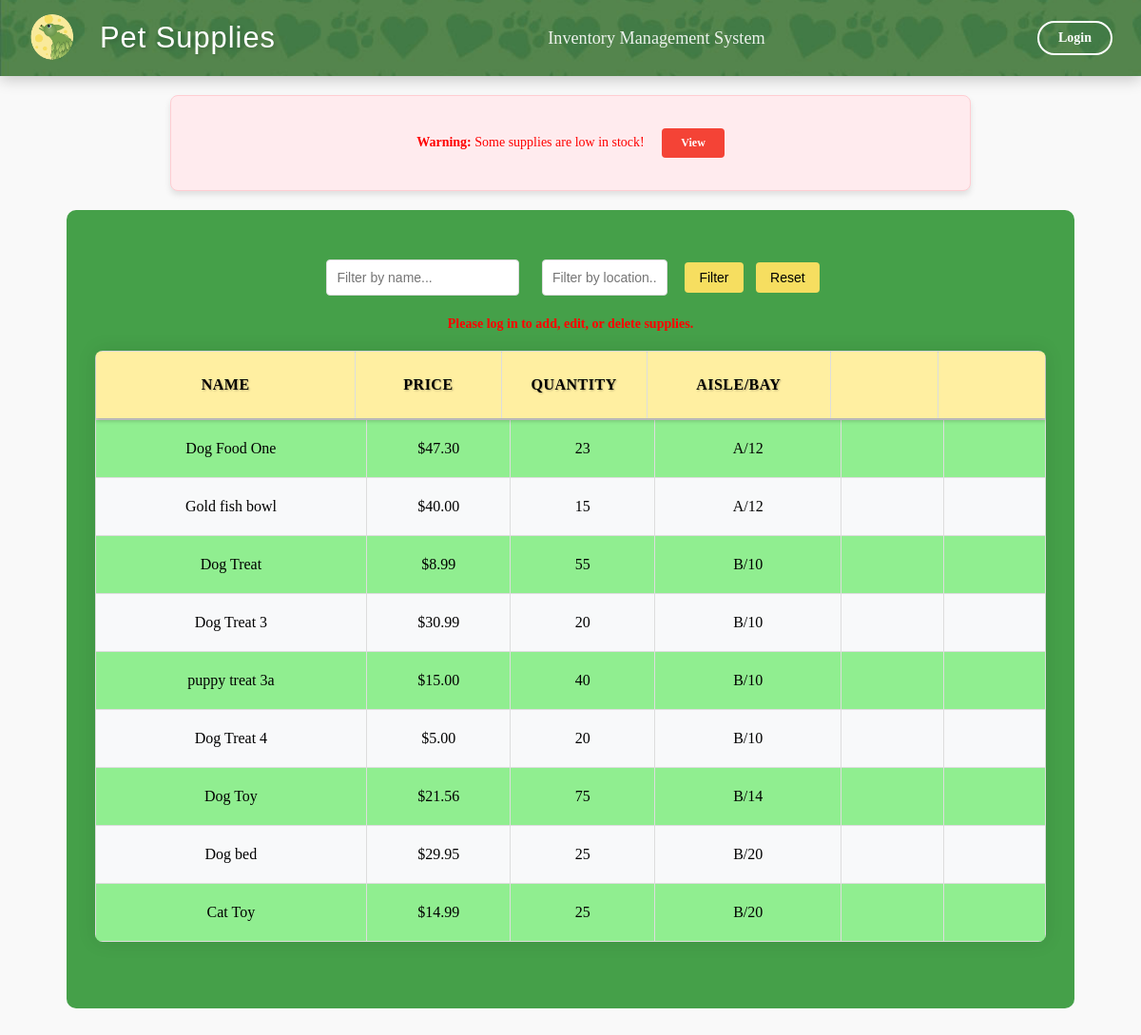
The page / on the database its author committed.
### inventory/models.py (models this page shows, shortened)
class Supply(models.Model):
    name = models.CharField(max_length=255, primary_key=True)
    price = models.FloatField()
    quantity = models.IntegerField()
    location = models.CharField(max_length=255)
    reorder_point = models.PositiveIntegerField(default=5)
    deleted = models.BooleanField(default=False)

### inventory/views.py (the view, shortened to what this page needs)
# urls.py: path('', views.index, name='index'),
def index(request):
    location_query = request.GET.get('location', '')
    name_query = request.GET.get('name', '')
    low_stock = request.GET.get('low_stock', False)
    sort_by = request.GET.get('sort', 'location')
    order = request.GET.get('order', 'asc')
    if order == 'desc':
        sort_by = '-' + sort_by
    supplies = Supply.objects.all()
    if low_stock:
        supplies = supplies.filter(quantity__lt=6)
    if location_query:
        supplies = supplies.filter(location__icontains=location_query)
    if name_query:
        supplies = supplies.filter(name__icontains=name_query)
    supplies = supplies.order_by(sort_by)
    low_stock_items = Supply.objects.filter(quantity__lte=models.F('reorder_point'))
    low_stock_items_exist = low_stock_items.exists()
    if 'added_supplies' in request.session:
        del request.session['added_supplies']
    context = {
        'supplies': supplies,
        'low_stock_items': low_stock_items,
        'location_query': location_query,
        'name_query': name_query,
        'low_stock_items_exist': low_stock_items_exist,
        'sort_by': sort_by,
        'order': order,
    }
    return render(request, 'inventory/index.html', context)

### inventory/templates/inventory/index.html (shortened to what this page needs)
{% extends 'inventory/base.html' %}
{% block content %}
{% if low_stock_items %}
    <div class="warning">
        <p style="color: red;"><strong>Warning:</strong> Some supplies are low in stock!
        <a href="{% url 'index' %}?low_stock=true" class="filter-button">View</a></p>
    </div>
{% else %}
    <div class="status-message success">
        <p style="color: green;">All supplies are adequately stocked.</p>
    </div>
{% endif %}
<center>
    <div class="conmain">
        <div class="filter">
            <form method="get" style="margin-bottom: 1rem;">
                <input type="text" name="name" placeholder="Filter by name..." value="{{ name_query }}">
                <input type="text" name="location" placeholder="Filter by location..." value="{{ location_query }}" style="width: 110px;">
                <button type="submit">Filter</button>
                <a href="{% url 'index' %}"><button type="button">Reset</button></a>
            </form>
        </div>
        <center>{% if user.is_authenticated %}
            <a href="{% url 'add_supply' %}">
                <p></p>
            </a>
            {% else %}
            <div style="color: red;">
                <strong>Please log in to add, edit, or delete supplies.</strong>
            </div>
            {% endif %}</center>
            <div class="table-container">
                <div class="table-header">
                    <table border="1" class="data_tab">
                        <thead>
                            <tr>
                                <th class="name_head">
                                    <a href="?sort=name&order={% if sort_by == 'name' and order == 'asc' %}desc{% else %}asc{% endif %}">Name</a>
                                </th>
                                <th class="Price_head">
                                    <a href="?sort=price&order={% if sort_by == 'price' and order == 'asc' %}desc{% else %}asc{% endif %}">Price</a>
                                </th>
                                <th class="Quan_head">
                                    <a href="?sort=quantity&order={% if sort_by == 'quantity' and order == 'asc' %}desc{% else %}asc{% endif %}">Quantity</a>
                                </th>
                                <th class="loc_head">
                                    <a href="?sort=location&order={% if sort_by == 'location' and order == 'asc' %}desc{% else %}asc{% endif %}">Aisle/Bay</a>
                                </th>
                                <th class="edit_head"></th>
                                <th class="del_head">
                                </th>
                            </tr>
                        </thead>
                    </table>
                </div>
                <div class="table-body">
                    <table border="1" class="data_tab">
                        <tbody>
                            {% for supply in supplies %}
                            <tr {% if supply.quantity < 6 %}style="background-color: #ffcccc;"{% endif %}>
                                <td class="name_row">{{ supply.name }}</td>
                                <td class="Price_row" onclick="editField(this, 'price', '{{ supply.name }}')">
                                    <span class="display">${{ supply.price|floatformat:2 }}</span>
                                </td>
                                <td class="Quan_row" onclick="editField(this, 'quantity', '{{ supply.name }}')">
                                    <span class="display">{{ supply.quantity }}</span>
                                </td>
                                <td class="loc_row" onclick="editField(this, 'location', '{{ supply.name }}')">
                                    <span class="display">{{ supply.location }}</span>
                                </td>
                                <td class='edit_button'>
                                </td>
                                <td class='Del_button'>
                                </td>
                            </tr>
                            {% empty %}
                            <tr>
                                <td colspan="6">No supplies available.</td>
                            </tr>
                            {% endfor %}
                        </tbody>
                    </table>
                </div>
            </div>
    </div>
{% endblock %}

### inventory/static/css/styles.css (style rules this page uses)
body { font-family: 'Georgia', serif; font-size: 14px; margin-top: 100px; background-color: #f9f9f9; }
.table-container { max-height: 600px; width: 100%; margin: 20px auto; border: none; box-shadow: 0 0 20px rgba(0, 0, 0, 0.1); border-radius: 8px; overflow: hidden; position: relative; }
.table-header { color:black; position: sticky; width: 100%; top: 0; z-index: 10; }
.table-body { width: 100%; max-height: 550px; overflow-y: auto; }
.data_tab { width: 100%; border-collapse: collapse; margin: 0; font-size: 16px; }
.data_tab th, .data_tab td { text-align: center; padding: 8px 12px; border: 1px solid #ddd; overflow: hidden; text-overflow: ellipsis; white-space: nowrap; height: 40px; line-height: 1.2; }
.data_tab th { color: black; font-weight: bold; font-size: 16px; padding: 8px 12px; height: 40px; }
.name_head, .name_row { width: 30%; }
.Price_head, .Price_row { width: 15%; }
.Quan_head, .Quan_row { width: 15%; }
.loc_head, .loc_row { width: 20%; }
.edit_head, .edit_button { width: 10%; }
.del_head, .Del_button { width: 10%; }
.data_tab tr { height: 40px; }
.data_tab thead { position: sticky; top: 0; z-index: 10; box-shadow: 0 2px 4px rgba(0,0,0,0.2); }
.data_tab thead tr { height: 50px; }
.data_tab thead th { padding: 15px 20px; font-size: 16px; font-weight: bold; text-transform: uppercase; letter-spacing: 0.5px; color: black; text-align: center; white-space: nowrap; text-shadow: 1px 1px 2px rgba(0,0,0,0.3); line-height: 1.2; vertical-align: middle; display: table-cell; }
.data_tab thead .name_head { text-align: center; width: 30%; }
.data_tab thead .Price_head { text-align: center; width: 15%; }
.data_tab thead .Quan_head { text-align: center; width: 15%; }
.data_tab thead .loc_head { text-align: center; width: 20%; }
.data_tab thead .edit_head, .data_tab thead .del_head { text-align: center; width: 10%; min-width: 120px; }
.filter { width: 90%; margin: 20px auto; text-align: center; }
.filter input { padding: 10px; margin: 0 10px; border: 1px solid #ddd; border-radius: 4px; font-size: 14px; }
.warning { width: 90%; margin: 10px auto; padding: 8px; background-color: #ffebee; border: 1px solid #ffcdd2; border-radius: 4px; text-align: center; }
.warning .filter-button { display: inline-block; margin-left: 8px; padding: 4px 8px; background-color: #f44336; color: white; text-decoration: none; border-radius: 3px; font-size: 12px; }
button { padding: 8px 15px; margin: 5px; border-radius: 4px; border: none; background-color: #4CAF50; color: white; cursor: pointer; font-size: 14px; transition: background-color 0.3s; }
.data_tab tr:nth-child(even) { background-color: #f8f9fa; }
.data_tab tr:nth-child(odd) { background-color: lightgreen; }
.table-container { max-height: 600px; width: 90%; margin: 20px auto; border: none; box-shadow: 0 0 20px rgba(0, 0, 0, 0.1); border-radius: 8px; overflow: hidden; position: relative; }
.data_tab th { color: white; font-weight: bold; font-size: 16px; padding: 8px 12px; height: 40px; }
.data_tab { width: 100%; border-collapse: collapse; table-layout: auto; }
.data_tab th, .data_tab td { text-align: center; padding: 0; border: 1px solid #ddd; overflow: hidden; text-overflow: ellipsis; white-space: nowrap; height: 40px; line-height: 1.2; }
.data_tab th { padding: 0; font-size: 16px; font-weight: bold; text-transform: uppercase; letter-spacing: 0.5px; color:black; line-height: 40px; text-align: center; text-shadow: 1px 1px 2px rgba(0, 0, 0, 0.3); background-color: #ffefa1; }
.data_tab thead { background-color: #ffefa1; position: sticky; top: 0; z-index: 10; box-shadow: 0 2px 4px rgba(0,0,0,0.2); }
.data_tab thead tr { height: 40px; }
.data_tab td { border: 1px solid #ddd; padding: 10px; text-align: center; white-space: nowrap; }
.data_tab th { padding: 0; font-size: 16px; font-weight: bold; text-transform: uppercase; letter-spacing: 0.5px; color: #FFFFFF; border-bottom: 2px solid #1B5E20; line-height: 40px; text-align: center; text-shadow: 1px 1px 2px rgba(0, 0, 0, 0.3); background-color: #ffefa1; }
.data_tab thead .Price_head { text-align: center; width: 15%; background-color: #ffefa1; }
.warning { margin: 100px auto 20px; padding: 20px; border-radius: 8px; text-align: center; width: 90%; max-width: 800px; box-shadow: 0 4px 6px rgba(0,0,0,0.1); animation: fadeIn 0.5s ease-in-out; }
.warning .filter-button { display: inline-block; margin-left: 15px; padding: 8px 20px; color: white; text-decoration: none; border-radius: 4px; font-weight: bold; transition: all 0.3s ease; }

### rows shown on the page
Supply: name "Dog Food One", price "47.30", quantity "23", location "A/12"
Supply: name "Gold fish bowl", price "40.00", quantity "15", location "A/12"
Supply: name "Dog Treat", price "8.99", quantity "55", location "B/10"
Supply: name "Dog Treat 3", price "30.99", quantity "20", location "B/10"
Supply: name "puppy treat 3a", price "15.00", quantity "40", location "B/10"
Supply: name "Dog Treat 4", price "5.00", quantity "20", location "B/10"
Supply: name "Dog Toy", price "21.56", quantity "75", location "B/14"
Supply: name "Dog bed", price "29.95", quantity "25", location "B/20"
Supply: name "Cat Toy", price "14.99", quantity "25", location "B/20"
